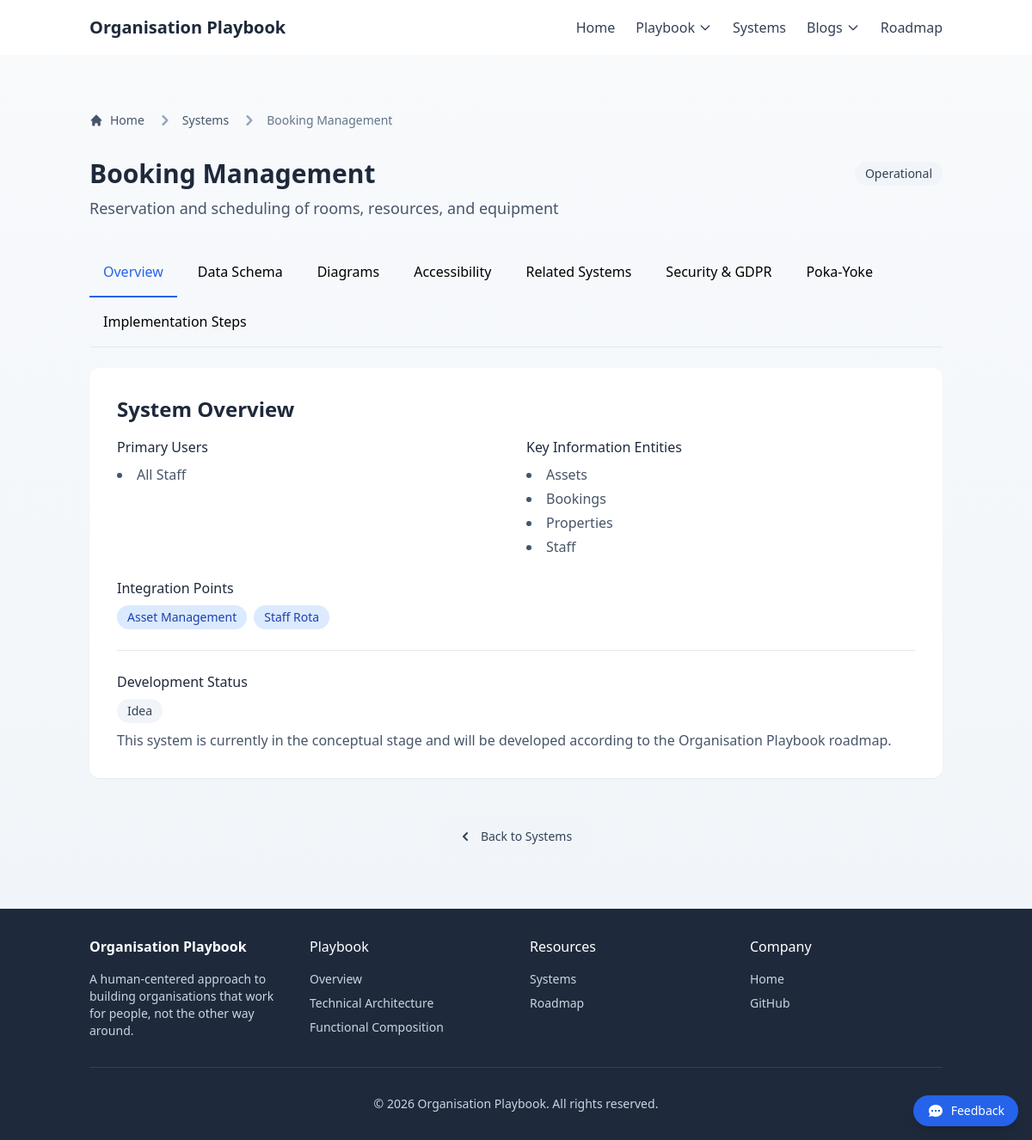
Page /systems/booking on the committed database.
### tables this page shows
CREATE TABLE IF NOT EXISTS systems (
    id VARCHAR(100) PRIMARY KEY,
    name VARCHAR(255) NOT NULL,
    description TEXT NOT NULL,
    category VARCHAR(100) NOT NULL,
    created_at DATETIME DEFAULT CURRENT_TIMESTAMP,
    updated_at DATETIME DEFAULT CURRENT_TIMESTAMP ON UPDATE CURRENT_TIMESTAMP,
    INDEX idx_category (category),
    INDEX idx_name (name)
);

### systems/detail.php (the view, shortened to what this page needs)
<?php
$slug = $_GET['slug'] ?? '';
$db = getDB();
$stmt = $db->prepare("
    SELECT s.*,
           GROUP_CONCAT(DISTINCT spu.user_type) as primary_users,
           GROUP_CONCAT(DISTINCT ske.entity_name) as key_entities,
           GROUP_CONCAT(DISTINCT sip.integration_name) as integration_points
    FROM systems s
    LEFT JOIN system_primary_users spu ON s.id = spu.system_id
    LEFT JOIN system_key_entities ske ON s.id = ske.system_id
    LEFT JOIN system_integration_points sip ON s.id = sip.system_id
    WHERE s.id = :slug
    GROUP BY s.id
");
$stmt->execute([':slug' => $slug]);
$system = $stmt->fetch();
$system['primaryUsers'] = $system['primary_users'] ? explode(',', $system['primary_users']) : [];
$system['keyEntities'] = $system['key_entities'] ? explode(',', $system['key_entities']) : [];
$system['integrationPoints'] = $system['integration_points'] ? explode(',', $system['integration_points']) : [];
include __DIR__ . '/../includes/header.php';
$activeTab = $_GET['tab'] ?? 'overview';
$tabs = [
    ['id' => 'overview', 'label' => 'Overview'],
    ['id' => 'schema', 'label' => 'Data Schema'],
    ['id' => 'diagrams', 'label' => 'Diagrams'],
    ['id' => 'a11y', 'label' => 'Accessibility'],
    ['id' => 'related', 'label' => 'Related Systems'],
    ['id' => 'security', 'label' => 'Security & GDPR'],
    ['id' => 'poka-yoke', 'label' => 'Poka-Yoke'],
    ['id' => 'implementation', 'label' => 'Implementation Steps']
];
?>
<div class="bg-gradient-to-b from-slate-50 to-slate-100 py-16">
    <div class="container mx-auto max-w-5xl px-4">
        <div class="mb-8">
            <nav class="flex" aria-label="Breadcrumb">
                <ol class="inline-flex items-center space-x-1 md:space-x-3">
                    <li class="inline-flex items-center">
                        <a href="/" class="inline-flex items-center text-sm text-slate-600 hover:text-slate-900">
                            <svg class="mr-2 h-4 w-4" fill="currentColor" viewBox="0 0 20 20" xmlns="http://www.w3.org/2000/svg">
                                <path d="M10.707 2.293a1 1 0 00-1.414 0l-7 7a1 1 0 001.414 1.414L4 10.414V17a1 1 0 001 1h2a1 1 0 001-1v-2a1 1 0 011-1h2a1 1 0 011 1v2a1 1 0 001 1h2a1 1 0 001-1v-6.586l.293.293a1 1 0 001.414-1.414l-7-7z"></path>
                            </svg>
                            Home
                        </a>
                    </li>
                    <li>
                        <div class="flex items-center">
                            <svg class="h-6 w-6 text-slate-400" fill="currentColor" viewBox="0 0 20 20" xmlns="http://www.w3.org/2000/svg">
                                <path fill-rule="evenodd" d="M7.293 14.707a1 1 0 010-1.414L10.586 10 7.293 6.707a1 1 0 011.414-1.414l4 4a1 1 0 010 1.414l-4 4a1 1 0 01-1.414 0z" clip-rule="evenodd"></path>
                            </svg>
                            <a href="/systems" class="ml-1 text-sm text-slate-600 hover:text-slate-900 md:ml-2">Systems</a>
                        </div>
                    </li>
                    <li aria-current="page">
                        <div class="flex items-center">
                            <svg class="h-6 w-6 text-slate-400" fill="currentColor" viewBox="0 0 20 20" xmlns="http://www.w3.org/2000/svg">
                                <path fill-rule="evenodd" d="M7.293 14.707a1 1 0 010-1.414L10.586 10 7.293 6.707a1 1 0 011.414-1.414l4 4a1 1 0 010 1.414l-4 4a1 1 0 01-1.414 0z" clip-rule="evenodd"></path>
                            </svg>
                            <span class="ml-1 text-sm font-medium text-slate-500 md:ml-2"><?php echo htmlspecialchars($system['name']); ?></span>
                        </div>
                    </li>
                </ol>
            </nav>
        </div>
        <header class="mb-8">
            <div class="flex items-center justify-between">
                <h1 class="text-3xl font-bold text-slate-800"><?php echo htmlspecialchars($system['name']); ?></h1>
                <span class="rounded-full bg-slate-100 px-3 py-1 text-sm font-medium text-slate-700"><?php echo htmlspecialchars($system['category']); ?></span>
            </div>
            <p class="mt-2 text-lg text-slate-600"><?php echo htmlspecialchars($system['description']); ?></p>
        </header>
        <div class="mb-6 border-b border-slate-200">
            <ul class="-mb-px flex flex-wrap">
                <?php foreach ($tabs as $tab): ?>
                    <li class="mr-2">
                        <a
                            href="?slug=<?php echo urlencode($slug); ?>&tab=<?php echo $tab['id']; ?>"
                            class="inline-block rounded-t-lg border-b-2 p-4 <?php echo $activeTab === $tab['id'] ? 'border-blue-600 text-blue-600' : 'border-transparent hover:border-slate-300 hover:text-slate-600'; ?>"
                            <?php echo $activeTab === $tab['id'] ? 'aria-current="page"' : ''; ?>
                        >
                            <?php echo htmlspecialchars($tab['label']); ?>
                        </a>
                    </li>
                <?php endforeach; ?>
            </ul>
        </div>
        <div class="mb-12 rounded-xl bg-white p-8 shadow-sm">
            <?php if ($activeTab === 'overview'): ?>
                <?php include __DIR__ . '/tabs/overview.php'; ?>
            <?php elseif ($activeTab === 'schema'): ?>
                <?php include __DIR__ . '/tabs/schema.php'; ?>
            <?php elseif ($activeTab === 'diagrams'): ?>
                <?php include __DIR__ . '/tabs/diagrams.php'; ?>
            <?php elseif ($activeTab === 'a11y'): ?>
                <?php include __DIR__ . '/tabs/a11y.php'; ?>
            <?php elseif ($activeTab === 'related'): ?>
                <?php include __DIR__ . '/tabs/related.php'; ?>
            <?php elseif ($activeTab === 'security'): ?>
                <?php include __DIR__ . '/tabs/security.php'; ?>
            <?php elseif ($activeTab === 'poka-yoke'): ?>
                <?php include __DIR__ . '/tabs/poka-yoke.php'; ?>
            <?php elseif ($activeTab === 'implementation'): ?>
                <?php include __DIR__ . '/tabs/implementation.php'; ?>
            <?php endif; ?>
        </div>
        <div class="text-center">
            <a
                href="/systems"
                class="inline-flex items-center rounded-lg bg-slate-100 px-5 py-2.5 text-center text-sm font-medium text-slate-700 hover:bg-slate-200 focus:ring-4 focus:ring-slate-300 focus:outline-none"
            >
                <svg class="mr-2 -ml-1 h-5 w-5" fill="currentColor" viewBox="0 0 20 20" xmlns="http://www.w3.org/2000/svg">
                    <path fill-rule="evenodd" d="M12.707 5.293a1 1 0 010 1.414L9.414 10l3.293 3.293a1 1 0 01-1.414 1.414l-4-4a1 1 0 010-1.414l4-4a1 1 0 011.414 0z" clip-rule="evenodd"></path>
                </svg>
                Back to Systems
            </a>
        </div>
    </div>
</div>
<?php include __DIR__ . '/../includes/footer-close.php'; ?>

### rows in the picture
systems: name "Booking Management", category "Operational", description "Reservation and scheduling of rooms, resources, and equipment"

### other values in the picture
$tab['label'] "Overview"
$tab['label'] "Data Schema"
$tab['label'] "Diagrams"
$tab['label'] "Accessibility"
$tab['label'] "Related Systems"
$tab['label'] "Security & GDPR"
$tab['label'] "Poka-Yoke"
$tab['label'] "Implementation Steps"
$user "All Staff"
$entity "Assets"
$entity "Bookings"
$entity "Properties"
$entity "Staff"
$integration "Asset Management"
$integration "Staff Rota"
